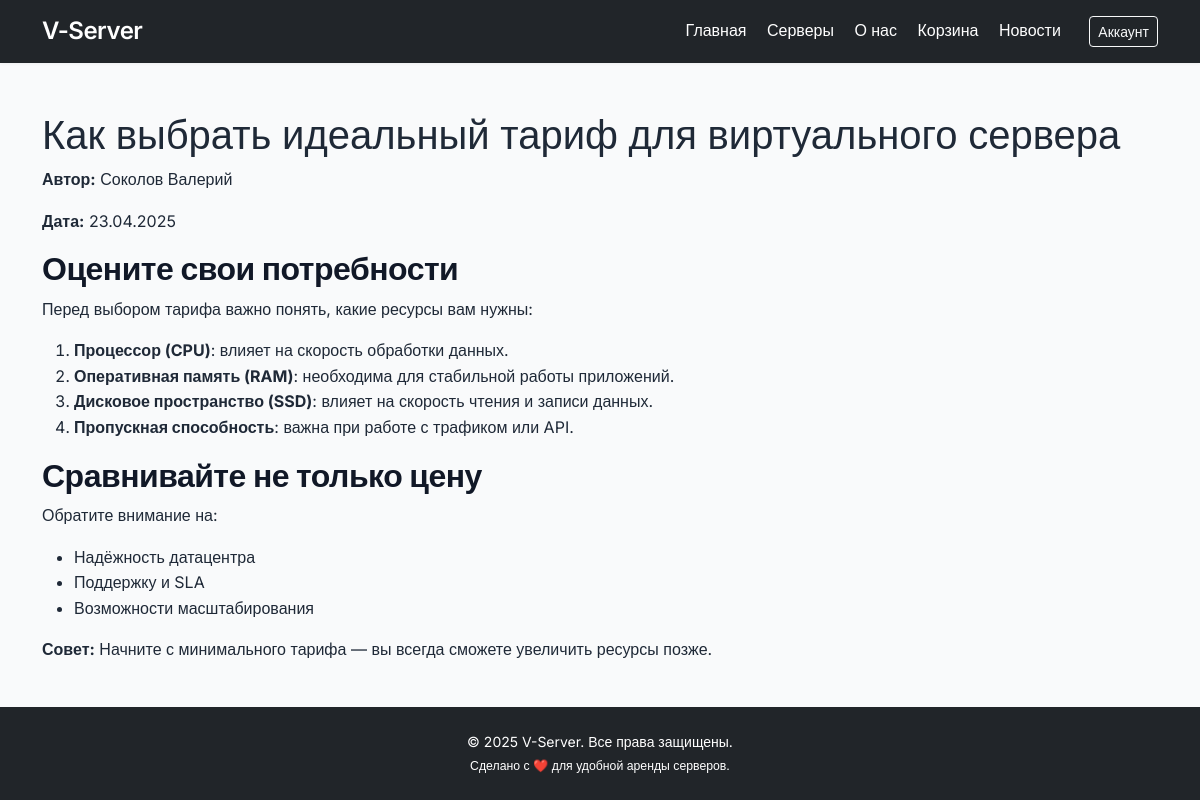
/news_item.php?id=4, run on the app's committed database.
### tables this page shows
CREATE TABLE `news` (
  `id` int NOT NULL,
  `title` varchar(255) DEFAULT NULL,
  `content` text,
  `image_path` varchar(255) DEFAULT NULL,
  `created_at` datetime DEFAULT CURRENT_TIMESTAMP,
  `author_id` int DEFAULT NULL
);

CREATE TABLE `users` (
  `id` int NOT NULL,
  `surname` varchar(18) DEFAULT NULL,
  `name` varchar(18) DEFAULT NULL,
  `patronymic` varchar(18) DEFAULT NULL,
  `phonenumber` varchar(18) DEFAULT NULL,
  `email` varchar(18) DEFAULT NULL,
  `company_id` int DEFAULT NULL,
  `password` varchar(255) DEFAULT NULL
);

### news_item.php (the view, shortened to what this page needs)
<?php
require 'db.php';
$id = $_GET['id'];
$stmt = $pdo->prepare("
    SELECT n.*, u.name, u.surname
    FROM news n
    JOIN users u ON n.author_id = u.id
    WHERE n.id = ?
");
$stmt->execute([$id]);
$news = $stmt->fetch();
include 'header.php';
?>
<main class="container py-4">
  <h1><?= htmlspecialchars($news['title']) ?></h1>
  <p><strong>Автор:</strong> <?= htmlspecialchars($news['surname']) . ' ' . htmlspecialchars($news['name']) ?></p>
  <p><strong>Дата:</strong> <?= date('d.m.Y', strtotime($news['created_at'])) ?></p>
  <div class="news-content">
	  <?= $news['content'] ?>
	</div>
</main>
<?php include 'footer.php'; ?>

### styles.css (style rules this page uses)
html, body { height: 100%; margin: 0; }
body { display: flex; flex-direction: column; }
main { flex: 1; }
body { font-family: 'Inter', sans-serif; background-color: #f9fafb; color: #1f2937; font-size: 16px; line-height: 1.6; }
h2 { color: #111827; font-weight: 700; letter-spacing: -0.5px; }
.container { max-width: 1140px; }

### data on the page
news: title "Как выбрать идеальный тариф для виртуального сервера", users.surname "Соколов", users.name "Валерий", created_at "23.04.2025", content "Оцените свои потребности Перед выбором тарифа важно понять, какие ресурсы вам нужны: Процессор (CPU) : влияет на скорость обработки данных. Оперативная память (RAM) : необходима для стабильной работы приложений. Дисковое пространство (SSD) : влияет на скорость чтения и записи данных. Пропускная способность : важна при работе с трафиком или API. Сравнивайте не только цену Обратите внимание на: Надёжность датацентра Поддержку и SLA Возможности масштабирования Совет: Начните с минимального тарифа — вы всегда сможете увеличить ресурсы позже."
